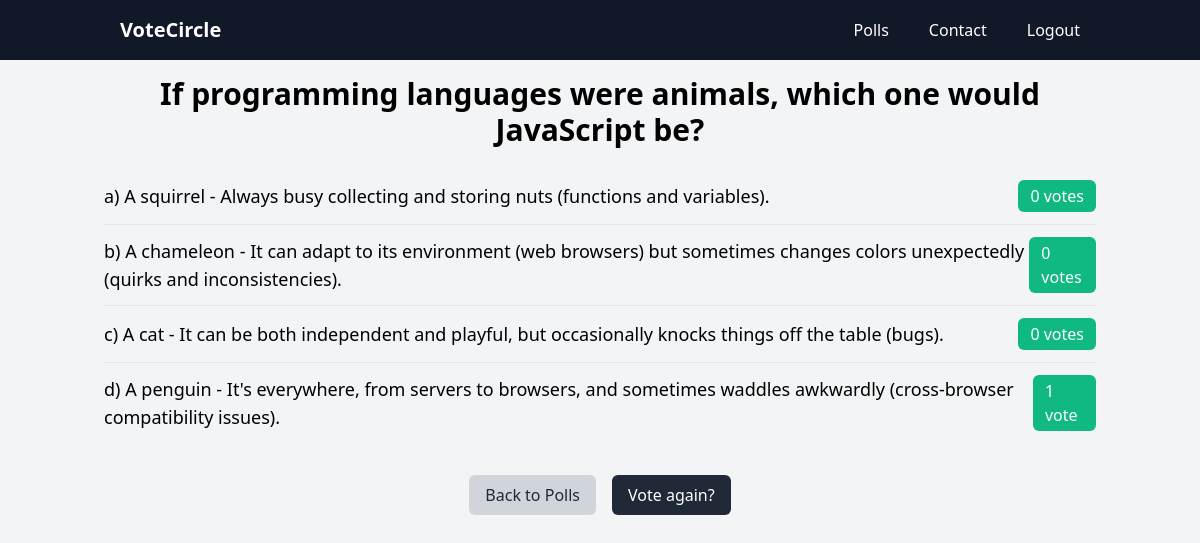
/Polls2/results/, run on the app's committed database.
### Polls/models.py (models this page shows, shortened)
class Question(models.Model):
	question_text = models.CharField(max_length = 200)
	pub_date = models.DateTimeField('date published')

class Choice(models.Model):
	question = models.ForeignKey(Question, on_delete = models.CASCADE)
	choice_text = models.CharField(max_length = 200)
	votes = models.IntegerField(default = 0)

### Polls/views.py (the view)
# urls.py: path('<int:question_id>/results/', views.results, name ='results'),
def results(request, question_id):
	question = get_object_or_404(Question, pk = question_id)
	return render(request, 'results.html', {'question': question})

### templates/results.html (shortened to what this page needs)
<!DOCTYPE html>
<html lang="en">
<head>
    <link rel="stylesheet" href="https://unpkg.com/tailwindcss@^2/dist/tailwind.min.css">
</head>
<body class="bg-gray-100">
    {%include 'navbar.html'%}
    <div class="container mx-auto p-4">
        <h1 class="text-center text-3xl font-bold mb-5">{{ question.question_text }}</h1>
        <ul class="divide-y divide-gray-200">
            {% for choice in question.choice_set.all %}
            <li class="py-3 flex justify-between items-center">
                <span class="text-lg">{{ choice.choice_text }}</span>
                <span class="bg-green-500 text-white px-3 py-1 rounded-md">{{ choice.votes }} vote{{ choice.votes | pluralize }}</span>
            </li>
            {% endfor %}
        </ul>
        <div class="flex justify-center mt-8">
            <a href="{% url 'polls:index' %}" class="mr-4 px-4 py-2 bg-gray-300 hover:bg-gray-400 text-gray-800 rounded-md">Back to Polls</a>
            <a href="{% url 'polls:detail' question.id %}" class="px-4 py-2 bg-gray-800 hover:bg-gray-900 text-white rounded-md">Vote again?</a>
        </div>
    </div>
</body>
</html>

### data on the page
Question: question_text "If programming languages were animals, which one would JavaScript be?"
Choice: choice_text "a) A squirrel - Always busy collecting and storing nuts (functions and variables).", votes "0", votes|pluralize "s"
Choice: choice_text "b) A chameleon - It can adapt to its environment (web browsers) but sometimes changes colors unexpectedly (quirks and inconsistencies).", votes "0", votes|pluralize "s"
Choice: choice_text "c) A cat - It can be both independent and playful, but occasionally knocks things off the table (bugs).", votes "0", votes|pluralize "s"
Choice: choice_text "d) A penguin - It's everywhere, from servers to browsers, and sometimes waddles awkwardly (cross-browser compatibility issues).", votes "1"
